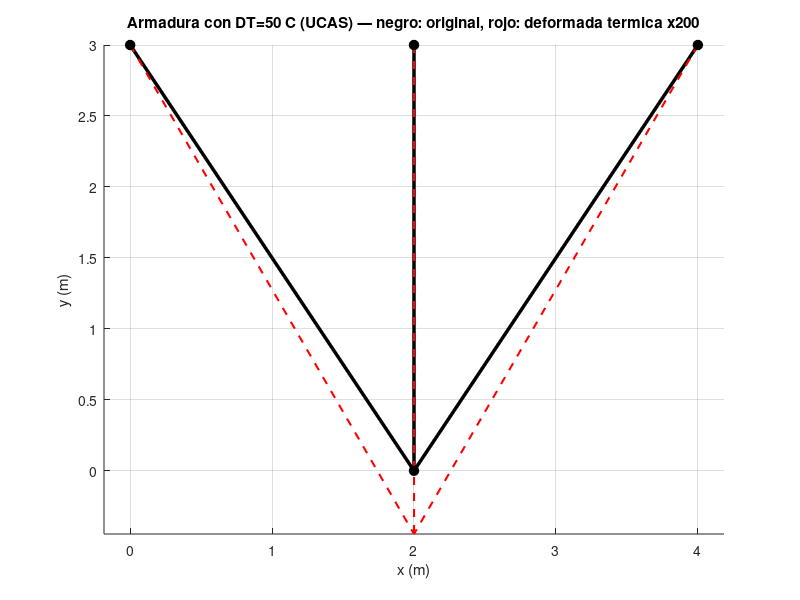

This figure's MATLAB source:
% ============================================================
%  ARMADURA 2D con CARGA DE TEMPERATURA  (metodo UCAS 2D)
%  UCAS lleva el coef. de dilatacion 'alfa' en la conectividad y
%  arma fuerzas equivalentes por temperatura. Una barra calentada
%  DT desarrolla una fuerza termica  fT = E*A*alfa*DT ; en una
%  armadura ESTATICAMENTE INDETERMINADA eso genera AUTO-TENSIONES
%  (fuerzas internas sin carga externa). Aqui se calientan todas
%  las barras y se obtienen desplazamientos + fuerzas axiales.
% ============================================================

% --- Modelo como DATOS (armadura de 3 barras indeterminada) ----------
% XY: [ id   x    y   restrX restrY ]     (m)
XY = [ 1   0    3     1     1
       2   2    3     1     1
       3   4    3     1     1
       4   2    0     0     0 ];   % nodo 4 = libre

% CONN: [ id  nodoI  nodoJ   E(kPa)   alfa(1/C)   A(m2) ]
CONN = [ 1    1      4      200e6    1.2e-5      0.001
         2    2      4      200e6    1.2e-5      0.001
         3    3      4      200e6    1.2e-5      0.001 ];

DT = 50;                 % incremento de temperatura (C) en TODAS las barras

E = CONN(:,4);  alfa = CONN(:,5);  A = CONN(:,6);
nN = size(XY,1);  nE = size(CONN,1);

% Restricciones (2 GDL por nodo)
Rest = zeros(2*nN,1);
for i = 1:nN
    Rest(2*i-1) = XY(i,4);   Rest(2*i) = XY(i,5);
end
s = find(Rest);   p = find(~Rest);

% --- Rigidez global + fuerzas equivalentes por temperatura -----------
K  = zeros(2*nN, 2*nN);
FT = zeros(2*nN, 1);        % vector de fuerzas termicas equivalentes
fT = zeros(nE,1);           % fuerza termica por barra (para recuperar N despues)
for i = 1:nE
    NI = find(CONN(i,2)==XY(:,1));   NJ = find(CONN(i,3)==XY(:,1));
    dx = XY(NJ,2)-XY(NI,2);   dy = XY(NJ,3)-XY(NI,3);
    L  = sqrt(dx^2+dy^2);     c = dx/L;   sn = dy/L;
    B  = [ c sn 0 0; -sn c 0 0; 0 0 c sn; 0 0 -sn c ];
    kl = (E(i)*A(i)/L) * [1 0 -1 0; 0 0 0 0; -1 0 1 0; 0 0 0 0];
    kg = B' * kl * B;
    g  = [2*NI-1, 2*NI, 2*NJ-1, 2*NJ];
    K(g,g) = K(g,g) + kg;
    % Fuerza termica de la barra: la barra calentada empuja sus extremos
    % hacia afuera con  fT = E*A*alfa*DT. En local: [-fT, 0, +fT, 0].
    fT(i) = E(i)*A(i)*alfa(i)*DT;
    floc  = [-fT(i); 0; fT(i); 0];
    fglob = B' * floc;
    FT(g) = FT(g) + fglob;
end

% --- Solucion  K u = FT ----------------------------------------------
Kpp = K(p,p);   Ksp = K(s,p);
u   = zeros(2*nN,1);
u(p) = inv(Kpp) * FT(p);
R    = Ksp * u(p) - FT(s);     % reacciones (deben sumar ~0: sin carga externa)

% --- Resultados -------------------------------------------------------
fprintf('Temperatura aplicada: DT = %g C  (fuerza termica por barra fT = %.1f kN)\n', DT, fT(1));
disp('=== Desplazamientos nodales (m) ===')
for i = 1:nN
    fprintf('Nodo %d:  ux = %11.4e   uy = %11.4e\n', XY(i,1), u(2*i-1), u(2*i));
end
disp('=== Fuerzas axiales por barra (kN,  + traccion) ===')
% N = E*A/L*(alargamiento mecanico) - fT   (se resta la parte termica libre)
for i = 1:nE
    NI = find(CONN(i,2)==XY(:,1));   NJ = find(CONN(i,3)==XY(:,1));
    dx = XY(NJ,2)-XY(NI,2);   dy = XY(NJ,3)-XY(NI,3);
    L  = sqrt(dx^2+dy^2);     c = dx/L;   sn = dy/L;
    ue = [u(2*NI-1); u(2*NI); u(2*NJ-1); u(2*NJ)];
    Trow = [-c, -sn, c, sn];
    Nmech = (E(i)*A(i)/L) * (Trow * ue);
    Nax   = Nmech(1) - fT(i);
    fprintf('Barra %d (%d-%d):  N = %9.3f kN\n', CONN(i,1), CONN(i,2), CONN(i,3), Nax);
end
disp('=== Reacciones en apoyos (kN) — deben sumar ~0 (auto-tension) ===')
disp(R')

% --- Grafico: armadura original + deformada por temperatura ----------
XYo = XY(:,2:3);   esc = 200;     % la deformada termica es pequena -> escala grande
figure; hold on; grid on; axis equal
for i = 1:nE
    NI = find(CONN(i,2)==XY(:,1));   NJ = find(CONN(i,3)==XY(:,1));
    xo = [XYo(NI,1) XYo(NJ,1)];   yo = [XYo(NI,2) XYo(NJ,2)];
    xd = [XYo(NI,1)+esc*u(2*NI-1)  XYo(NJ,1)+esc*u(2*NJ-1)];
    yd = [XYo(NI,2)+esc*u(2*NI)    XYo(NJ,2)+esc*u(2*NJ)];
    plot(xo, yo, '-k', 'LineWidth', 2.5);
    plot(xd, yd, '--r', 'LineWidth', 1.5);
end
plot(XYo(:,1), XYo(:,2), 'ko', 'MarkerFaceColor', 'k', 'MarkerSize', 7);
title(sprintf('Armadura con DT=%g C (UCAS) — negro: original, rojo: deformada termica x%g', DT, esc));
xlabel('x (m)');   ylabel('y (m)');
